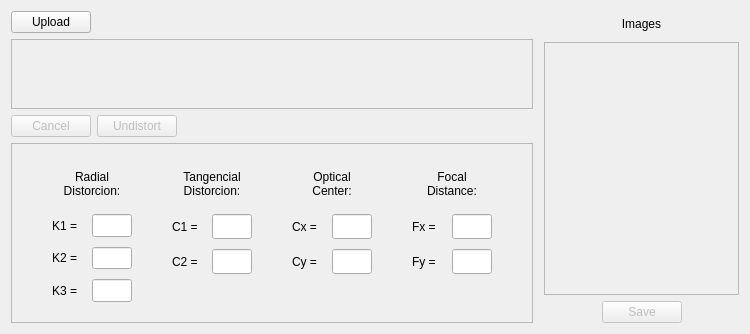
      <widget class="QWidget" name="tab_2">
       <attribute name="title">
        <string>Correction</string>
       </attribute>
       <layout class="QHBoxLayout" name="horizontalLayout_8">
        <item>
         <layout class="QVBoxLayout" name="verticalLayout_9">
          <item>
           <layout class="QVBoxLayout" name="verticalLayout_10">
            <item>
             <layout class="QHBoxLayout" name="horizontalLayout_6">
              <item>
               <widget class="QPushButton" name="pushButton_6">
                <property name="text">
                 <string>Upload</string>
                </property>
               </widget>
              </item>
              <item>
               <spacer name="horizontalSpacer_7">
                <property name="orientation">
                 <enum>Qt::Horizontal</enum>
                </property>
                <property name="sizeHint" stdset="0">
                 <size>
                  <width>40</width>
                  <height>20</height>
                 </size>
                </property>
               </spacer>
              </item>
             </layout>
            </item>
            <item>
             <widget class="QScrollArea" name="scrollArea_2">
              <property name="widgetResizable">
               <bool>true</bool>
              </property>
              <widget class="QWidget" name="scrollAreaWidgetContents_2">
               <property name="geometry">
                <rect>
                 <x>0</x>
                 <y>0</y>
                 <width>437</width>
                 <height>196</height>
                </rect>
               </property>
              </widget>
             </widget>
            </item>
            <item>
             <layout class="QHBoxLayout" name="horizontalLayout_7">
              <item>
               <widget class="QPushButton" name="pushButton_10">
                <property name="enabled">
                 <bool>false</bool>
                </property>
                <property name="text">
                 <string>Cancel</string>
                </property>
               </widget>
              </item>
              <item>
               <widget class="QPushButton" name="pushButton_5">
                <property name="enabled">
                 <bool>false</bool>
                </property>
                <property name="text">
                 <string>Undistort</string>
                </property>
               </widget>
              </item>
              <item>
               <spacer name="horizontalSpacer_8">
                <property name="orientation">
                 <enum>Qt::Horizontal</enum>
                </property>
                <property name="sizeHint" stdset="0">
                 <size>
                  <width>40</width>
                  <height>20</height>
                 </size>
                </property>
               </spacer>
              </item>
             </layout>
            </item>
           </layout>
          </item>
          <item>
           <widget class="QFrame" name="frame_2">
            <property name="enabled">
             <bool>true</bool>
            </property>
            <property name="minimumSize">
             <size>
              <width>400</width>
              <height>180</height>
             </size>
            </property>
            <property name="frameShape">
             <enum>QFrame::StyledPanel</enum>
            </property>
            <property name="frameShadow">
             <enum>QFrame::Raised</enum>
            </property>
            <layout class="QVBoxLayout" name="verticalLayout_11">
             <property name="leftMargin">
              <number>0</number>
             </property>
             <property name="topMargin">
              <number>0</number>
             </property>
             <property name="rightMargin">
              <number>0</number>
             </property>
             <property name="bottomMargin">
              <number>0</number>
             </property>
             <item>
              <layout class="QVBoxLayout" name="verticalLayout_26">
               <property name="spacing">
                <number>0</number>
               </property>
               <item>
                <layout class="QHBoxLayout" name="horizontalLayout_56">
                 <item>
                  <spacer name="horizontalSpacer_51">
                   <property name="orientation">
                    <enum>Qt::Horizontal</enum>
                   </property>
                   <property name="sizeHint" stdset="0">
                    <size>
                     <width>40</width>
                     <height>20</height>
                    </size>
                   </property>
                  </spacer>
                 </item>
                 <item>
                  <layout class="QVBoxLayout" name="verticalLayout_27">
                   <property name="spacing">
                    <number>10</number>
                   </property>
                   <item>
                    <widget class="QLabel" name="label_69">
                     <property name="minimumSize">
                      <size>
                       <width>80</width>
                       <height>40</height>
                      </size>
                     </property>
                     <property name="maximumSize">
                      <size>
                       <width>16777215</width>
                       <height>40</height>
                      </size>
                     </property>
                     <property name="text">
                      <string>Radial
Distorcion:</string>
                     </property>
                     <property name="textFormat">
                      <enum>Qt::AutoText</enum>
                     </property>
                     <property name="alignment">
                      <set>Qt::AlignCenter</set>
                     </property>
                    </widget>
                   </item>
                   <item>
                    <layout class="QHBoxLayout" name="horizontalLayout_57">
                     <item>
                      <widget class="QLabel" name="label_70">
                       <property name="minimumSize">
                        <size>
                         <width>30</width>
                         <height>20</height>
                        </size>
                       </property>
                       <property name="maximumSize">
                        <size>
                         <width>40</width>
                         <height>25</height>
                        </size>
                       </property>
                       <property name="text">
                        <string>K1 =</string>
                       </property>
                      </widget>
                     </item>
                     <item>
                      <widget class="QLineEdit" name="lineEdit_47">
                       <property name="enabled">
                        <bool>true</bool>
                       </property>
                       <property name="maximumSize">
                        <size>
                         <width>40</width>
                         <height>25</height>
                        </size>
                       </property>
                      </widget>
                     </item>
                    </layout>
                   </item>
                   <item>
                    <layout class="QHBoxLayout" name="horizontalLayout_58">
                     <item>
                      <widget class="QLabel" name="label_71">
                       <property name="minimumSize">
                        <size>
                         <width>30</width>
                         <height>20</height>
                        </size>
                       </property>
                       <property name="maximumSize">
                        <size>
                         <width>40</width>
                         <height>25</height>
                        </size>
                       </property>
                       <property name="text">
                        <string>K2 =</string>
                       </property>
                      </widget>
                     </item>
                     <item>
                      <widget class="QLineEdit" name="lineEdit_48">
                       <property name="enabled">
                        <bool>true</bool>
                       </property>
                       <property name="maximumSize">
                        <size>
                         <width>40</width>
                         <height>25</height>
                        </size>
                       </property>
                      </widget>
                     </item>
                    </layout>
                   </item>
                   <item>
                    <layout class="QHBoxLayout" name="horizontalLayout_59">
                     <item>
                      <widget class="QLabel" name="label_72">
                       <property name="minimumSize">
                        <size>
                         <width>30</width>
                         <height>20</height>
                        </size>
                       </property>
                       <property name="maximumSize">
                        <size>
                         <width>40</width>
                         <height>25</height>
                        </size>
                       </property>
                       <property name="text">
                        <string>K3 =</string>
                       </property>
                      </widget>
                     </item>
                     <item>
                      <widget class="QLineEdit" name="lineEdit_49">
                       <property name="enabled">
                        <bool>true</bool>
                       </property>
                       <property name="maximumSize">
                        <size>
                         <width>40</width>
                         <height>25</height>
                        </size>
                       </property>
                      </widget>
                     </item>
                    </layout>
                   </item>
                  </layout>
                 </item>
                 <item>
                  <spacer name="horizontalSpacer_52">
                   <property name="orientation">
                    <enum>Qt::Horizontal</enum>
                   </property>
                   <property name="sizeHint" stdset="0">
                    <size>
                     <width>40</width>
                     <height>20</height>
                    </size>
                   </property>
                  </spacer>
                 </item>
                 <item>
                  <layout class="QVBoxLayout" name="verticalLayout_28">
                   <property name="spacing">
                    <number>10</number>
                   </property>
                   <property name="topMargin">
                    <number>0</number>
                   </property>
                   <property name="bottomMargin">
                    <number>0</number>
                   </property>
                   <item>
                    <widget class="QLabel" name="label_73">
                     <property name="minimumSize">
                      <size>
                       <width>80</width>
                       <height>40</height>
                      </size>
                     </property>
                     <property name="maximumSize">
                      <size>
                       <width>16777215</width>
                       <height>40</height>
                      </size>
                     </property>
                     <property name="text">
                      <string>Tangencial
Distorcion:</string>
                     </property>
                     <property name="alignment">
                      <set>Qt::AlignCenter</set>
                     </property>
                    </widget>
                   </item>
                   <item>
                    <layout class="QHBoxLayout" name="horizontalLayout_60">
                     <item>
                      <widget class="QLabel" name="label_74">
                       <property name="minimumSize">
                        <size>
                         <width>30</width>
                         <height>20</height>
                        </size>
                       </property>
                       <property name="maximumSize">
                        <size>
                         <width>40</width>
                         <height>25</height>
                        </size>
                       </property>
                       <property name="text">
                        <string>C1 =</string>
                       </property>
                      </widget>
                     </item>
                     <item>
                      <widget class="QLineEdit" name="lineEdit_50">
                       <property name="enabled">
                        <bool>true</bool>
                       </property>
                       <property name="maximumSize">
                        <size>
                         <width>40</width>
                         <height>25</height>
                        </size>
                       </property>
                      </widget>
                     </item>
                    </layout>
                   </item>
                   <item>
                    <layout class="QHBoxLayout" name="horizontalLayout_61">
                     <item>
                      <widget class="QLabel" name="label_75">
                       <property name="minimumSize">
                        <size>
                         <width>30</width>
                         <height>20</height>
                        </size>
                       </property>
                       <property name="maximumSize">
                        <size>
                         <width>40</width>
                         <height>25</height>
                        </size>
                       </property>
                       <property name="text">
                        <string>C2 =</string>
                       </property>
                      </widget>
                     </item>
                     <item>
                      <widget class="QLineEdit" name="lineEdit_51">
                       <property name="enabled">
                        <bool>true</bool>
                       </property>
                       <property name="maximumSize">
                        <size>
                         <width>40</width>
                         <height>25</height>
                        </size>
                       </property>
                      </widget>
                     </item>
                    </layout>
                   </item>
                   <item>
                    <spacer name="verticalSpacer_4">
                     <property name="orientation">
                      <enum>Qt::Vertical</enum>
                     </property>
                     <property name="sizeType">
                      <enum>QSizePolicy::Fixed</enum>
                     </property>
                     <property name="sizeHint" stdset="0">
                      <size>
                       <width>20</width>
                       <height>28</height>
                      </size>
                     </property>
                    </spacer>
                   </item>
                  </layout>
                 </item>
                 <item>
                  <spacer name="horizontalSpacer_53">
                   <property name="orientation">
                    <enum>Qt::Horizontal</enum>
                   </property>
                   <property name="sizeHint" stdset="0">
                    <size>
                     <width>40</width>
                     <height>20</height>
                    </size>
                   </property>
                  </spacer>
                 </item>
                 <item>
                  <layout class="QVBoxLayout" name="verticalLayout_29">
                   <property name="spacing">
                    <number>10</number>
                   </property>
                   <item>
                    <widget class="QLabel" name="label_76">
                     <property name="minimumSize">
                      <size>
                       <width>80</width>
                       <height>40</height>
                      </size>
                     </property>
                     <property name="maximumSize">
                      <size>
                       <width>16777215</width>
                       <height>40</height>
                      </size>
                     </property>
                     <property name="text">
                      <string>Optical
Center:</string>
                     </property>
                     <property name="alignment">
                      <set>Qt::AlignCenter</set>
                     </property>
                    </widget>
                   </item>
                   <item>
                    <layout class="QHBoxLayout" name="horizontalLayout_62">
                     <item>
                      <widget class="QLabel" name="label_77">
                       <property name="minimumSize">
                        <size>
                         <width>30</width>
                         <height>20</height>
                        </size>
                       </property>
                       <property name="maximumSize">
                        <size>
                         <width>40</width>
                         <height>25</height>
                        </size>
                       </property>
                       <property name="text">
                        <string>Cx =</string>
                       </property>
                      </widget>
                     </item>
                     <item>
                      <widget class="QLineEdit" name="lineEdit_52">
                       <property name="enabled">
                        <bool>true</bool>
                       </property>
                       <property name="maximumSize">
                        <size>
                         <width>40</width>
                         <height>25</height>
                        </size>
                       </property>
                      </widget>
                     </item>
                    </layout>
                   </item>
                   <item>
                    <layout class="QHBoxLayout" name="horizontalLayout_63">
                     <item>
                      <widget class="QLabel" name="label_78">
                       <property name="minimumSize">
                        <size>
                         <width>30</width>
                         <height>20</height>
                        </size>
                       </property>
                       <property name="maximumSize">
                        <size>
                         <width>40</width>
                         <height>25</height>
                        </size>
                       </property>
                       <property name="text">
                        <string>Cy =</string>
                       </property>
                      </widget>
                     </item>
                     <item>
                      <widget class="QLineEdit" name="lineEdit_53">
                       <property name="enabled">
                        <bool>true</bool>
                       </property>
                       <property name="maximumSize">
                        <size>
                         <width>40</width>
                         <height>25</height>
                        </size>
                       </property>
                      </widget>
                     </item>
                    </layout>
                   </item>
                   <item>
                    <spacer name="verticalSpacer_5">
                     <property name="orientation">
                      <enum>Qt::Vertical</enum>
                     </property>
                     <property name="sizeType">
                      <enum>QSizePolicy::Fixed</enum>
                     </property>
                     <property name="sizeHint" stdset="0">
                      <size>
                       <width>20</width>
                       <height>28</height>
                      </size>
                     </property>
                    </spacer>
                   </item>
                  </layout>
                 </item>
                 <item>
                  <spacer name="horizontalSpacer_54">
                   <property name="orientation">
                    <enum>Qt::Horizontal</enum>
                   </property>
                   <property name="sizeHint" stdset="0">
                    <size>
                     <width>40</width>
                     <height>20</height>
                    </size>
                   </property>
                  </spacer>
                 </item>
                 <item>
                  <layout class="QVBoxLayout" name="verticalLayout_30">
                   <property name="spacing">
                    <number>10</number>
                   </property>
                   <item>
                    <widget class="QLabel" name="label_79">
                     <property name="minimumSize">
                      <size>
                       <width>80</width>
                       <height>40</height>
                      </size>
                     </property>
                     <property name="maximumSize">
                      <size>
                       <width>16777215</width>
                       <height>40</height>
                      </size>
                     </property>
                     <property name="text">
                      <string>Focal
Distance:</string>
                     </property>
                     <property name="alignment">
                      <set>Qt::AlignCenter</set>
                     </property>
                    </widget>
                   </item>
                   <item>
                    <layout class="QHBoxLayout" name="horizontalLayout_64">
                     <item>
                      <widget class="QLabel" name="label_80">
                       <property name="minimumSize">
                        <size>
                         <width>30</width>
                         <height>20</height>
                        </size>
                       </property>
                       <property name="maximumSize">
                        <size>
                         <width>40</width>
                         <height>25</height>
                        </size>
                       </property>
                       <property name="text">
                        <string>Fx =</string>
                       </property>
                      </widget>
                     </item>
                     <item>
                      <widget class="QLineEdit" name="lineEdit_54">
                       <property name="enabled">
                        <bool>true</bool>
                       </property>
                       <property name="maximumSize">
                        <size>
                         <width>40</width>
                         <height>25</height>
                        </size>
                       </property>
                      </widget>
                     </item>
                    </layout>
                   </item>
                   <item>
                    <layout class="QHBoxLayout" name="horizontalLayout_65">
                     <item>
                      <widget class="QLabel" name="label_81">
                       <property name="minimumSize">
                        <size>
                         <width>30</width>
                         <height>20</height>
                        </size>
                       </property>
                       <property name="maximumSize">
                        <size>
                         <width>40</width>
                         <height>25</height>
                        </size>
                       </property>
                       <property name="text">
                        <string>Fy =</string>
                       </property>
                      </widget>
                     </item>
                     <item>
                      <widget class="QLineEdit" name="lineEdit_55">
                       <property name="enabled">
                        <bool>true</bool>
                       </property>
                       <property name="maximumSize">
                        <size>
                         <width>40</width>
                         <height>25</height>
                        </size>
                       </property>
                      </widget>
                     </item>
                    </layout>
                   </item>
                   <item>
                    <spacer name="verticalSpacer_6">
                     <property name="orientation">
                      <enum>Qt::Vertical</enum>
                     </property>
                     <property name="sizeType">
                      <enum>QSizePolicy::Fixed</enum>
                     </property>
                     <property name="sizeHint" stdset="0">
                      <size>
                       <width>20</width>
                       <height>28</height>
                      </size>
                     </property>
                    </spacer>
                   </item>
                  </layout>
                 </item>
                 <item>
                  <spacer name="horizontalSpacer_55">
                   <property name="orientation">
                    <enum>Qt::Horizontal</enum>
                   </property>
                   <property name="sizeHint" stdset="0">
                    <size>
                     <width>40</width>
                     <height>20</height>
                    </size>
                   </property>
                  </spacer>
                 </item>
                </layout>
               </item>
              </layout>
             </item>
            </layout>
           </widget>
          </item>
         </layout>
        </item>
        <item>
         <widget class="QWidget" name="widget_3" native="true">
          <property name="minimumSize">
           <size>
            <width>200</width>
            <height>0</height>
           </size>
          </property>
          <layout class="QVBoxLayout" name="verticalLayout_8">
           <property name="leftMargin">
            <number>0</number>
           </property>
           <property name="topMargin">
            <number>0</number>
           </property>
           <property name="rightMargin">
            <number>0</number>
           </property>
           <property name="bottomMargin">
            <number>0</number>
           </property>
           <item>
            <layout class="QVBoxLayout" name="verticalLayout_3">
             <property name="spacing">
              <number>6</number>
             </property>
             <property name="leftMargin">
              <number>5</number>
             </property>
             <item>
              <widget class="QLabel" name="label_4">
               <property name="minimumSize">
                <size>
                 <width>0</width>
                 <height>25</height>
                </size>
               </property>
               <property name="text">
                <string>Images</string>
               </property>
               <property name="alignment">
                <set>Qt::AlignCenter</set>
               </property>
              </widget>
             </item>
             <item>
              <widget class="QScrollArea" name="scrollArea_5">
               <property name="widgetResizable">
                <bool>true</bool>
               </property>
               <widget class="QWidget" name="scrollAreaWidgetContents_6">
                <property name="geometry">
                 <rect>
                  <x>0</x>
                  <y>0</y>
                  <width>192</width>
                  <height>386</height>
                 </rect>
                </property>
               </widget>
              </widget>
             </item>
             <item>
              <layout class="QHBoxLayout" name="horizontalLayout_5">
               <item>
                <spacer name="horizontalSpacer_5">
                 <property name="orientation">
                  <enum>Qt::Horizontal</enum>
                 </property>
                 <property name="sizeHint" stdset="0">
                  <size>
                   <width>40</width>
                   <height>20</height>
                  </size>
                 </property>
                </spacer>
               </item>
               <item>
                <widget class="QPushButton" name="pushButton_12">
                 <property name="enabled">
                  <bool>false</bool>
                 </property>
                 <property name="text">
                  <string>Save</string>
                 </property>
                </widget>
               </item>
               <item>
                <spacer name="horizontalSpacer_6">
                 <property name="orientation">
                  <enum>Qt::Horizontal</enum>
                 </property>
                 <property name="sizeHint" stdset="0">
                  <size>
                   <width>40</width>
                   <height>20</height>
                  </size>
                 </property>
                </spacer>
               </item>
              </layout>
             </item>
            </layout>
           </item>
          </layout>
         </widget>
        </item>
       </layout>
      </widget>
